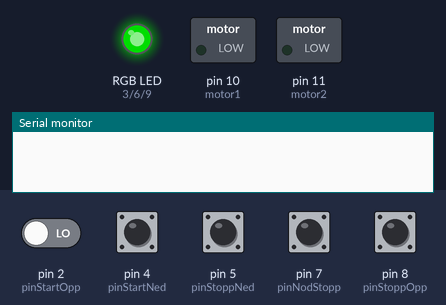
This sketch was run on a simulated Arduino Uno, built with avr-gcc and run on an emulated ATmega328P. On the bench: switched loads named in the sketch (green lamp = pin HIGH), an RGB LED mixed from three pins (HIGH = lit), the last lines printed to the serial monitor. The inputs (shaded band) are chosen by the test bench; at power-on: pin 8 (pinStoppOpp) HIGH, pin 2 (pinStartOpp), pin 4 (pinStartNed), pin 5 (pinStoppNed), pin 7 (pinNodStopp) LOW. Dim RGB values are drawn brighter than linear.

Above: at 1.2 s.
1.3 s: pin 4 (pinStartNed) pulled HIGH for 0.15 s
At 1.9 s:
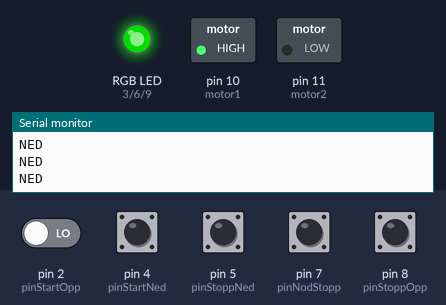
3.0 s: pin 7 (pinNodStopp) pulled HIGH for 1 s
6.0 s: pin 7 (pinNodStopp) pulled HIGH for 0.15 s
At 6.8 s:
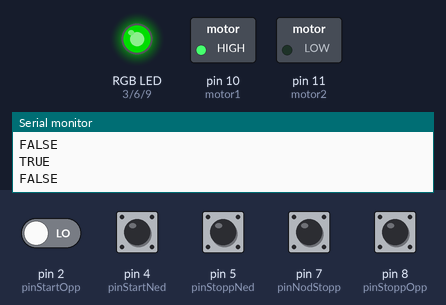
7.6 s: pin 8 (pinStoppOpp) pulled LOW for 0.15 s
At 7.71 s:
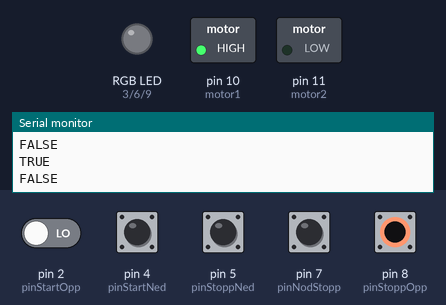
9.2 s: pin 4 (pinStartNed) pulled HIGH for 1 s
At 11.4 s:
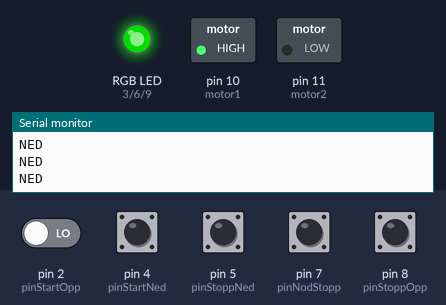
11.7 s: pin 2 (pinStartOpp) driven HIGH and pin 8 (pinStoppOpp) driven LOW
At 13.2 s:
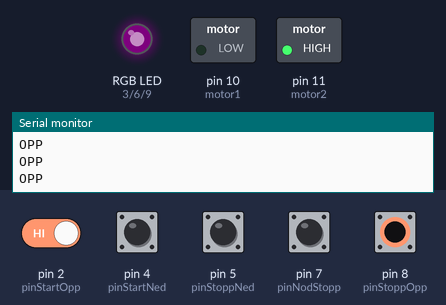
Timing chart, 0 to 14.2 s (numbered marks = the images above; inputs shaded):
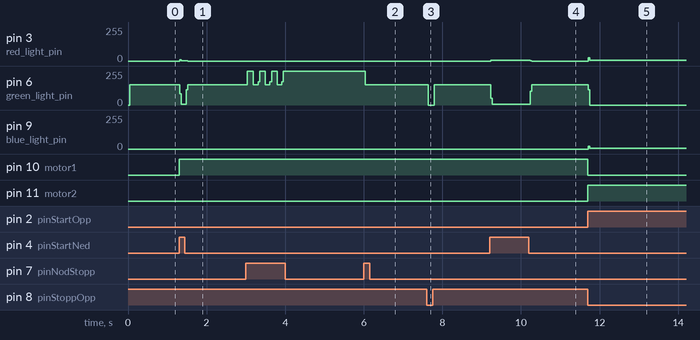

Measured:
- after the input at 1.3 s, pin 3 (red_light_pin): 0/255 → 2/255 at once, → 0/255 0.20 s later; pin 6 (green_light_pin): 152/255 → 5/255 at once, → 151/255 0.16 s later; pin 10 (motor1): LOW → HIGH at once
- after the input at 6.0 s, pin 6 (green_light_pin): 255/255 → 152/255 at once
- after the input at 7.6 s, pin 6 (green_light_pin): 152/255 → 0/255 at once, → 151/255 0.15 s later
- after the input at 9.2 s, pin 3 (red_light_pin): 0/255 → 7/255 at once, → 0/255 1.0 s later; pin 6 (green_light_pin): 151/255 → 5/255 at once, → 151/255 1.0 s later
- after the input at 11.7 s, pin 3 (red_light_pin), pin 9 (blue_light_pin): 0/255 → 4/255 at once; pin 6 (green_light_pin): 151/255 → 0/255 at once; pin 10 (motor1): HIGH → LOW at once; pin 11 (motor2): LOW → HIGH at once

The sketch:

port.ino
```cpp
//Variabler for inputs (knapper)
const int pinNodStopp = 7;
const int pinStoppOpp = 8;
const int pinStoppNed = 5;
const int pinStartOpp = 2;
const int pinStartNed = 4;

//Variabler for knapp status
int oppState;
int nedState;
int limitOppState;
int limitNedState;
int nodState;

//Variabler for LED lys outputs
const int red_light_pin= 3;
const int green_light_pin = 6;
const int blue_light_pin = 9;

//Variabler for hvilke pinner motorene er koblet på (Må støtte PWM, aka ~ ved siden av tallet til den på arduinoen)
const int motor1 = 10;
const int motor2 = 11;

//Variabler for å "huske" hva den gjør
bool opp = false;
bool ned = false;
bool nodstopp = false;

//Variabel som brukes til "debounce" for å hindre at et trykk på knapp registreres som flere
unsigned long debounceTime = 0;

//Variabel som lagrer debounce forsinkelsen
unsigned long debounceDelay = 150;

//Denne kode delen kjøres bare når den starter opp og brukes gjerne til å konfigurere hva in/outputs skal gjøre
void setup()
{
  //Start serial med 9600bps
  Serial.begin(9600);

  //Definer pinsene til RGB LED
  pinMode(red_light_pin, OUTPUT);
  pinMode(green_light_pin, OUTPUT);
  pinMode(blue_light_pin, OUTPUT);

  //Definer at knappene skal være input
  pinMode(pinNodStopp, INPUT);
  pinMode(pinStoppOpp, INPUT);
  pinMode(pinStoppNed, INPUT);
  pinMode(pinStartOpp, INPUT);
  pinMode(pinStartNed, INPUT);
}

//Denne koden kjører om og om igjen
void loop()
{
  //Les statusen til knappene og lagre i en variabel
  oppState = digitalRead(pinStartOpp);
  nedState = digitalRead(pinStartNed);
  limitOppState = digitalRead(pinStoppOpp);
  limitNedState = digitalRead(pinStoppNed);
  nodState = digitalRead(pinNodStopp);

  if ((oppState && nedState && limitOppState && limitNedState) == LOW && !nodstopp) {
    RGB_color(0, 0, 0); // Slå av lyset om ingen knapper er trykket, og nødstopp ikke er aktiv
  }

  //Alt innenfor denne "if" blokken debounces og beskyttes dermed mot gjentatte knappetrykk
  if ((millis() - debounceTime) > debounceDelay) {
    //Bruk statusen til nødstopp knappen, og lagre i en variabel om den er trykket eller ikke
    if (nodState == HIGH && nodstopp == true) {
      debounceTime = millis();
      Serial.print("FALSE");
      Serial.println();
      RGB_color(0, 0, 0); // av
      nodstopp = false;
    } else if (nodState == HIGH && nodstopp == false) {
      debounceTime = millis();
      Serial.print("TRUE");
      Serial.println();
      RGB_color(255, 0, 0); // rødt lys
      nodstopp = true;
    }
  }

  //kode som kun kan kjøre om nødstopp ikke er aktivert
  if (!nodstopp) {
    //Denne blokken håndterer kjøring av porten ned, indikert med "Gul" LED (Kan ikke kjøre om den kjører opp, eller om limit NED aktivert)
    if(nedState == HIGH && oppState == LOW && limitNedState == LOW) {
      Serial.print("NED");
      Serial.println();
      RGB_color(255, 255, 0);

      //Kjør motoren, bruker analogWrite på en PWM port for å kunne hastighetsstyre med pulsmodulering (endring av volt)
      analogWrite(motor2, 0);
      analogWrite(motor1, 255);
    }

    //Denne blokken håndterer kjøring av porten opp, indikert med "Grønn" LED (Kan ikke kjøre om den kjører ned, eller om limit opp aktivert)
    if(nedState == LOW && oppState == HIGH && limitOppState == LOW) {
      Serial.print("OPP");
      Serial.println();
      RGB_color(255, 0, 255);

      //Kjør motoren, bruker analogWrite på en PWM port for å kunne hastighetsstyre med pulsmodulering (endring av volt)
      analogWrite(motor1, 0);
      analogWrite(motor2, 255);
    }
  }

  //Denne blokken brukes kun når porten er i "hvile" posisjon ved en av endene, aka trykker en av limit switchene
  if ((limitNedState || limitOppState) == HIGH) {
    RGB_color(0, 255, 0); //Sett LED til grønn/lime farge
  }

}

//Denne funksjonen brukes til RGB LED for å sette fargen med RGB koder (Verdier fra 0-255)
void RGB_color(int red_light_value, int green_light_value, int blue_light_value)
{
  analogWrite(red_light_pin, red_light_value);
  analogWrite(green_light_pin, green_light_value);
  analogWrite(blue_light_pin, blue_light_value);
}
```
